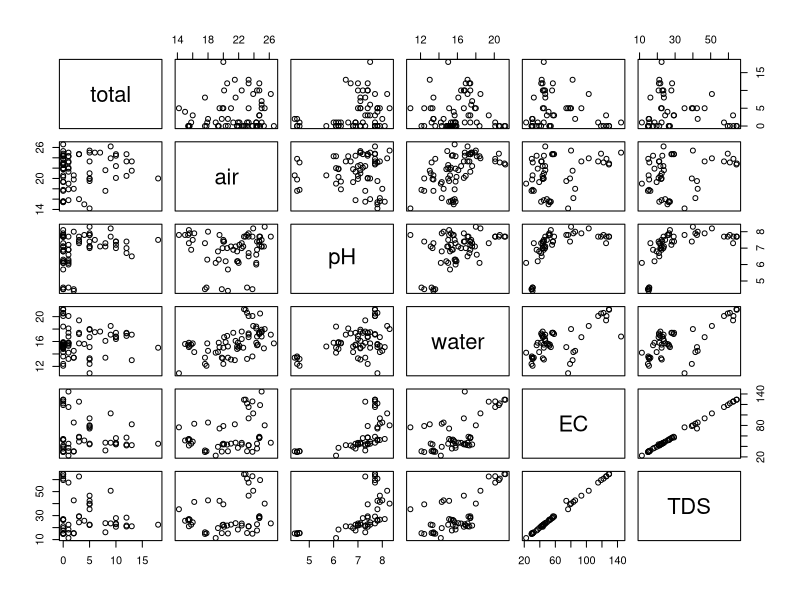
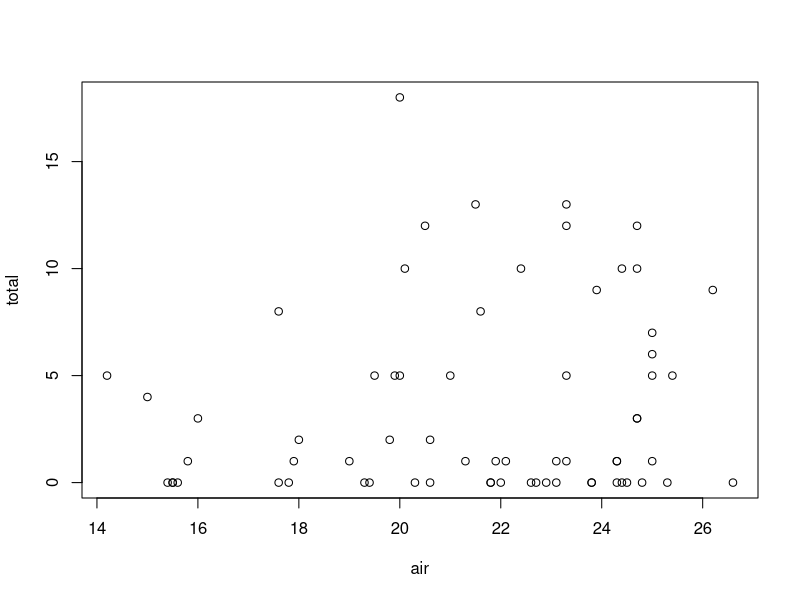

These figures' R source, in order: (Note: this script raises an error after producing the figures.)
###############################
# Exploratory plots of salamander and water chemistry
# J. Brooks
###############################

# load packages
library(ggplot2)
library(dplyr)
library(stringr)


# read in data
sal <- read.csv("Data/Date_Location_Transect_Visit_Data_Processed.csv", stringsAsFactors = FALSE)
counts <- read.csv("Data/Just_Count_Data.csv", stringsAsFactors = FALSE)


head(sal)
str(sal)
summary(sal)

# attach(sal)
pairs(sal[ ,c(20,23,24,25,27,28)])

plot(total ~ air, data = sal)

# Add reference to the up, down
sal <- sal %>%
  mutate(type = ifelse(Type == "res", up_down, type))
str(sal)

g1 <- ggplot(sal, aes(stream, total, order("POPLICKTRIB","ELKLICK","BLUELICK", "MILL", "BEARHILL", "DUNGHILL", "ALEX", "KOCH", "WSHALEN")))
#g1 + geom_violin(scale="area", data= NULL) # look for data in ggplot()

g1 + geom_boxplot()
#g1 + geom_pointrange(ymin = 0, ymax=20)
#g1 + geom_dotplot(binaxis="y", stackdir="center")

#par(mfrow=c(1,1))
g1 <- ggplot(sal, aes(stream, air))
g1 + geom_boxplot()

g1 <- ggplot(sal, aes(stream, water))
g1 + geom_boxplot()

g1 <- ggplot(sal, aes(stream, pH))
g1 + geom_boxplot()

g1 <- ggplot(sal, aes(stream, EC))
g1 + geom_boxplot()

g1 <- ggplot(sal, aes(stream, TDS))
g1 + geom_boxplot()

barplot(sal$total, names.arg = sal$stream)

mean(sal$total, na.rm = TRUE)

#if(sal$Stream == "res") print(mean(i))

g2 <- ggplot(sal, aes(x=total, y=up_down))
g2 + geom_boxplot()
g2 + geom_bar()

#mean(Totalsal$res)
mean_res <- function(total, up_down="res"){
  mean <- sal$total
}

mean_res(up_down = "res")

sapply(split(total, up_down), mean)
sapply(split(total, type), mean)

plot(mean(total, type))

# detach(sal)

#####

# Group by transect-visit

sal_means <- sal %>%
  group_by(stream, transect, up_down, type) %>%
  dplyr::select(-date, -observers, -visit) %>%
  summarise_all(mean, na.rm = TRUE)

sal_sds <- sal %>%
  group_by(stream, type, transect, up_down) %>%
  dplyr::select(-date, -observers, -visit) %>%
  summarise_all(sd, na.rm = TRUE)

print(sal_means, n = nrow(sal_means))
print(sal_sds, n = 36)

#sal_type <- sal %>%
#  group_by(type) %>%
#  dplyr::select(-date,-observers, -visit) %>%
#  summarise(avg_count = colMeans(sal[,c(8:19)], na.rm = T))

sal_sds <- sal %>%
  group_by(type) %>%
  dplyr::select(-date, -observers, -visit) %>%
  summarise_all(avg_count = colMeans(DFUSL,	DFUSA,	DOCHL,	DOCHA,	DMONL,	DMONA,	EBISL,	EBISA,	GPORL,	GPORA,	PRUBL,	PRUBA), na.rm = TRUE)

######

###### plot ggplots with groupings? pH
ggplot(sal, aes(x = reorder(type, pH, FUN = median), pH)) + geom_boxplot(fill = "lightblue") + theme_bw()
ggplot(sal_means, aes(x = reorder(type, pH, FUN = median), pH)) + geom_boxplot(fill = "lightblue") + theme_bw()
ggplot(sal, aes(x = reorder(type, pH, FUN = median), pH)) + geom_violin(draw_quantiles = c(0.25, 0.5, 0.75), fill = "lightblue") + theme_bw()
ggplot(sal_means, aes(x = reorder(type, pH, FUN = median), pH)) + geom_violin(draw_quantiles = c(0.25, 0.5, 0.75), fill = "lightblue") + theme_bw()
# violin sal_means shows range of pH is much more constricted in ref than res

##### pH~up_down
ggplot(sal, aes(x = reorder(up_down, pH, FUN = median), pH)) + geom_boxplot(fill = "lightblue") + theme_bw()
ggplot(sal_means, aes(x = reorder(up_down, pH, FUN = median), pH)) + geom_boxplot(fill = "lightblue") + theme_bw()
ggplot(sal, aes(x = reorder(up_down, pH, FUN = median), pH)) + geom_violin(draw_quantiles = c(0.25, 0.5, 0.75), fill = "lightblue") + theme_bw()
ggplot(sal_means, aes(x = reorder(up_down, pH, FUN = median), pH)) + geom_violin(draw_quantiles = c(0.25, 0.5, 0.75), fill = "lightblue") + theme_bw()
# doesn't really show differences between up_down, but shows differences in ranges

##### water temp~ type
ggplot(sal, aes(x = reorder(type, water, FUN = median), water)) + geom_boxplot(fill = "lightblue") + theme_bw()
ggplot(sal_means, aes(x = reorder(type, water, FUN = median), water)) + geom_boxplot(fill = "lightblue") + theme_bw()
ggplot(sal, aes(x = reorder(type, water, FUN = median), water)) + geom_violin(draw_quantiles = c(0.25, 0.5, 0.75), fill = "lightblue") + theme_bw()
ggplot(sal_means, aes(x = reorder(type, water, FUN = median), water)) + geom_violin(draw_quantiles = c(0.25, 0.5, 0.75), fill = "lightblue") + theme_bw()
# violin plots show ranges differ a bit, overall patterns relatively the same

##### water temp~up_down
ggplot(sal, aes(x = reorder(up_down, water, FUN = median), water)) + geom_boxplot(fill = "lightblue") + theme_bw()
ggplot(sal_means, aes(x = reorder(up_down, water, FUN = median), water)) + geom_boxplot(fill = "lightblue") + theme_bw()
ggplot(sal, aes(x = reorder(up_down, water, FUN = median), water)) + geom_violin(draw_quantiles = c(0.25, 0.5, 0.75), fill = "lightblue") + theme_bw()
ggplot(sal_means, aes(x = reorder(up_down, water, FUN = median), water)) + geom_violin(draw_quantiles = c(0.25, 0.5, 0.75), fill = "lightblue") + theme_bw()
# no real diff between up_down

##### air temp~ type
ggplot(sal, aes(x = reorder(type, air, FUN = median), air)) + geom_boxplot(fill = "lightblue") + theme_bw()
ggplot(sal_means, aes(x = reorder(type, air, FUN = median), air)) + geom_boxplot(fill = "lightblue") + theme_bw()
ggplot(sal, aes(x = reorder(type, air, FUN = median), air)) + geom_violin(draw_quantiles = c(0.25, 0.5, 0.75), fill = "lightblue") + theme_bw()
ggplot(sal_means, aes(x = reorder(type, air, FUN = median), air)) + geom_violin(draw_quantiles = c(0.25, 0.5, 0.75), fill = "lightblue") + theme_bw()
# violin plots show ranges differ a bit, overall patterns relatively the same, ref slightly cooler?

##### air temp~up_down
ggplot(sal, aes(x = reorder(up_down, air, FUN = median), air)) + geom_boxplot(fill = "lightblue") + theme_bw()
ggplot(sal_means, aes(x = reorder(up_down, air, FUN = median), air)) + geom_boxplot(fill = "lightblue") + theme_bw()
ggplot(sal, aes(x = reorder(up_down, air, FUN = median), air)) + geom_violin(draw_quantiles = c(0.25, 0.5, 0.75), fill = "lightblue") + theme_bw()
ggplot(sal_means, aes(x = reorder(up_down, air, FUN = median), air)) + geom_violin(draw_quantiles = c(0.25, 0.5, 0.75), fill = "lightblue") + theme_bw()
# no real difference, downstream range is larger than both up and NA

##### EC~ type
ggplot(sal, aes(x = reorder(type, EC, FUN = median), EC)) + geom_boxplot(fill = "lightblue") + theme_bw()
ggplot(sal_means, aes(x = reorder(type, EC, FUN = median), EC)) + geom_boxplot(fill = "lightblue") + theme_bw()
ggplot(sal, aes(x = reorder(type, EC, FUN = median), EC)) + geom_violin(draw_quantiles = c(0.25, 0.5, 0.75), fill = "lightblue") + theme_bw()
ggplot(sal_means, aes(x = reorder(type, EC, FUN = median), EC)) + geom_violin(draw_quantiles = c(0.25, 0.5, 0.75), fill = "lightblue") + theme_bw
# violin plots show ranges differ a bit, overall patterns relatively the same, ref has higher max EC

##### EC~up_down
ggplot(sal, aes(x = reorder(up_down, EC, FUN = median), EC)) + geom_boxplot(fill = "lightblue") + theme_bw()
ggplot(sal_means, aes(x = reorder(up_down, EC, FUN = median), EC)) + geom_boxplot(fill = "lightblue") + theme_bw()
ggplot(sal, aes(x = reorder(up_down, EC, FUN = median), EC)) + geom_violin(draw_quantiles = c(0.25, 0.5, 0.75), fill = "lightblue") + theme_bw()
ggplot(sal_means, aes(x = reorder(up_down, EC, FUN = median), EC)) + geom_violin(draw_quantiles = c(0.25, 0.5, 0.75), fill = "lightblue") + theme_bw()
# EC is higher down than up and higher up than NA, interesting....

#####

##### Explore the effect of distance from a restoration EBISL
ggplot(data = filter(sal_means, type != "ref"), aes(dist, EBISL)) + geom_point() + geom_smooth() + geom_hline(aes(yintercept = mean(unlist(sal_means[which(sal_means$type == "ref"), "EBISL"]), na.rm = TRUE)), colour = "red")

ggplot(data = filter(sal_means, type != "ref"), aes(dist, EBISL)) + geom_boxplot(aes(group = dist), fill = "lightblue") + geom_hline(aes(yintercept = mean(unlist(sal_means[which(sal_means$type == "ref"), "EBISL"]), na.rm = TRUE)), colour = "red") + theme_bw()

##### Explore the effect of distance from a restoration DMONA
ggplot(data = filter(sal_means, type != "ref"), aes(dist, DMONA)) + geom_point() + geom_smooth() + geom_hline(aes(yintercept = mean(unlist(sal_means[which(sal_means$type == "ref"), "DMONA"]), na.rm = TRUE)), colour = "red")

ggplot(data = filter(sal_means, type != "ref"), aes(dist, DMONA)) + geom_boxplot(aes(group = dist), fill = "lightblue") + geom_hline(aes(yintercept = mean(unlist(sal_means[which(sal_means$type == "ref"), "DMONA"]), na.rm = TRUE)), colour = "red") + theme_bw()
# :((( not enough counts, too sensitive to res streams

##### Explore the effect of distance from a restoration GPORL
ggplot(data = filter(sal_means, type != "ref"), aes(dist, GPORL)) + geom_point() + geom_smooth() + geom_hline(aes(yintercept = mean(unlist(sal_means[which(sal_means$type == "ref"), "GPORL"]), na.rm = TRUE)), colour = "red")

ggplot(data = filter(sal_means, type != "ref"), aes(dist, GPORL)) + geom_boxplot(aes(group = dist), fill = "lightblue") + geom_hline(aes(yintercept = mean(unlist(sal_means[which(sal_means$type == "ref"), "GPORL"]), na.rm = TRUE)), colour = "red") + theme_bw()
# :(((( not enough counts, too sensitive to res streams

##### Explore the effect of distance from a restoration DOCHA
ggplot(data = filter(sal_means, type != "ref"), aes(dist, DOCHA)) + geom_point() + geom_smooth() + geom_hline(aes(yintercept = mean(unlist(sal_means[which(sal_means$type == "ref"), "DOCHA"]), na.rm = TRUE)), colour = "red")

ggplot(data = filter(sal_means, type != "ref"), aes(dist, DOCHA)) + geom_boxplot(aes(group = dist), fill = "lightblue") + geom_hline(aes(yintercept = mean(unlist(sal_means[which(sal_means$type == "ref"), "DOCHA"]), na.rm = TRUE)), colour = "red") + theme_bw()
# below ref avg, boxplot better than line graph, still little data

##### Explore the effect of distance from a restoration DFUsA
ggplot(data = filter(sal_means, type != "ref"), aes(dist, DFUSA)) + geom_point() + geom_smooth() + geom_hline(aes(yintercept = mean(unlist(sal_means[which(sal_means$type == "ref"), "DFUSA"]), na.rm = TRUE)), colour = "red")

ggplot(data = filter(sal_means, type != "ref"), aes(dist, DFUSA)) + geom_boxplot(aes(group = dist), fill = "lightblue") + geom_hline(aes(yintercept = mean(unlist(sal_means[which(sal_means$type == "ref"), "DFUSA"]), na.rm = TRUE)), colour = "red") + theme_bw()


##### 

##### Total counts

#counts = sal %>%
#  select(Total) %>%
#  summarise(count = colSums(numbers(sal[8:19,])))

#counts <- data.frame(species = c("DFUSL", "DFUSA", "DOCHL", "DOCHA", "DMONL", "DMONA",	"EBISL", "EBISA",	"GPORL",	
#                                 "GPORA", "PRUBL","PRUBA"),
#                     counts = colSums(values())
counts
ggplot(data = counts, aes(x=species, y=total)) + geom_bar(data = NULL, stat= "identity", fill = "lightblue") + theme_bw()
#rowMeans(sal, na.rm=FALSE, dims = 1)


######

##### Explore the effect of type on GPORL
ggplot(sal, aes(x = reorder(type, GPORL, FUN = mean), GPORL)) + geom_boxplot(fill = "lightblue") + theme_bw()
ggplot(sal, aes(x = reorder(type, GPORL, FUN = mean), GPORL)) + geom_violin(draw_quantiles = c(0.25, 0.5, 0.75), fill = "lightblue") + theme_bw()
ggplot(sal_means, aes(x = reorder(type, GPORL, FUN = mean), GPORL)) + geom_boxplot(fill = "lightblue") + theme_bw()
ggplot(sal_means, aes(x = reorder(type, GPORL, FUN = mean), GPORL)) + geom_violin(draw_quantiles = c(0.25, 0.5, 0.75), fill = "lightblue") + theme_bw()

##### Explore the effect of type on DMONA
ggplot(sal, aes(x = reorder(type, DMONA, FUN = mean), DMONA)) + geom_boxplot(fill = "lightblue") + theme_bw()
ggplot(sal, aes(x = reorder(type, DMONA, FUN = mean), DMONA)) + geom_violin(draw_quantiles = c(0.25, 0.5, 0.75), fill = "lightblue") + theme_bw()
ggplot(sal_means, aes(x = reorder(type, DMONA, FUN = mean), DMONA)) + geom_boxplot(fill = "lightblue") + theme_bw()
ggplot(sal_means, aes(x = reorder(type, DMONA, FUN = mean), DMONA)) + geom_violin(draw_quantiles = c(0.25, 0.5, 0.75), fill = "lightblue") + theme_bw()

##### Explore the effect of type on EBISL
ggplot(sal, aes(x = reorder(type, EBISL, FUN = mean), EBISL)) + geom_boxplot(fill = "lightblue") + theme_bw()
ggplot(sal, aes(x = reorder(type, EBISL, FUN = mean), EBISL)) + geom_violin(draw_quantiles = 0.5, fill = "lightblue") + theme_bw()
ggplot(sal_means, aes(x = reorder(type, EBISL, FUN = mean), EBISL)) + geom_boxplot(fill = "lightblue") + theme_bw()
ggplot(sal_means, aes(x = reorder(type, EBISL, FUN = mean), EBISL)) + geom_violin(draw_quantiles = 0.5, fill = "lightblue") + theme_bw()


######

##### Explore the effect of up_down on EBISL
ggplot(sal, aes(x = reorder(up_down, EBISL, FUN = mean), EBISL)) + geom_boxplot(fill = "lightblue") + theme_bw()
ggplot(sal, aes(x = reorder(up_down, EBISL, FUN = mean), EBISL)) + geom_violin(draw_quantiles = 0.5, fill = "lightblue") + theme_bw()
ggplot(sal_means, aes(x = reorder(up_down, EBISL, FUN = mean), EBISL)) + geom_boxplot(fill = "lightblue") + theme_bw()
ggplot(sal_means, aes(x = reorder(up_down, EBISL, FUN = mean), EBISL)) + geom_violin(draw_quantiles = 0.5, fill = "lightblue") + theme_bw()

##### Explore the effect of up_down on DFUSA
ggplot(sal, aes(x = reorder(up_down, DFUSA, FUN = mean), DFUSA)) + geom_boxplot(fill = "lightblue") + theme_bw()
ggplot(sal, aes(x = reorder(up_down, DFUSA, FUN = mean), DFUSA)) + geom_violin(draw_quantiles = 0.5, fill = "lightblue") + theme_bw()
ggplot(sal_means, aes(x = reorder(up_down, DFUSA, FUN = mean), DFUSA)) + geom_boxplot(fill = "lightblue") + theme_bw()
ggplot(sal_means, aes(x = reorder(up_down, DFUSA, FUN = mean), DFUSA)) + geom_violin(draw_quantiles = 0.5, fill = "lightblue") + theme_bw()
# too little data, graphs are cool but don't show much

##### Explore the effect of up_down on DOCHA
ggplot(sal, aes(x = reorder(up_down, DOCHA, FUN = mean), DOCHA)) + geom_boxplot(fill = "lightblue") + theme_bw()
ggplot(sal, aes(x = reorder(up_down, DOCHA, FUN = mean), DOCHA)) + geom_violin(draw_quantiles = 0.5, fill = "lightblue") + theme_bw()

ggplot(sal_means, aes(x = reorder(up_down, DOCHA, FUN = mean), DOCHA)) + geom_boxplot(fill = "lightblue") + theme_bw()
ggplot(sal_means, aes(x = reorder(up_down, DOCHA, FUN = mean), DOCHA)) + geom_violin(draw_quantiles = 0.5, fill = "lightblue") + theme_bw()
# cool graphs but too little data, can't really infer anything


#####

##### Paired boxplot of total~ grouped by treatment type
# Is there some way to do counts~species grouped by type? without moving around the data in the csv?
# Something in dplyr??
# ???  ggplot(sal_means, aes(x = reorder(counts, EBISL, FUN = mean), EBISL)) + facet_wrap(~type) + geom_boxplot(fill = "lightblue") + theme_bw()

library(tidyr)

foo <- sal_means[4:12]

bar <- foo %>%
  ungroup() %>%
  gather(species, count, -type, -dist)

ggplot(data = bar, aes(type, count)) + geom_boxplot() + facet_wrap(~species)

ggplot(data = bar, aes(type, count)) + geom_boxplot() + facet_wrap(~species, scales = "free")

ggplot(data = bar, aes(species, count)) + geom_boxplot() + facet_wrap(~type)

######



#####

####### Graphs I would like to use ??
# sal_means box or violin GPORL~type
# sal or sal_means box DMONA~type
# sal box EBISL~type

# sal or sal_means box EBISL~up_down

# line graphs looking at avg count ~ distance for each species
# EBISL had a uptick in counts right after the sand dump, while DFUSA and DOCHA had a downtick
# GPORL and DMONA had very little counts and thus no observable relationship other than the fact that counts were lower than the average for ref streams

# violin sal_means water temp~ type
# violin sal_means pH~type
# box sal EC~up_down